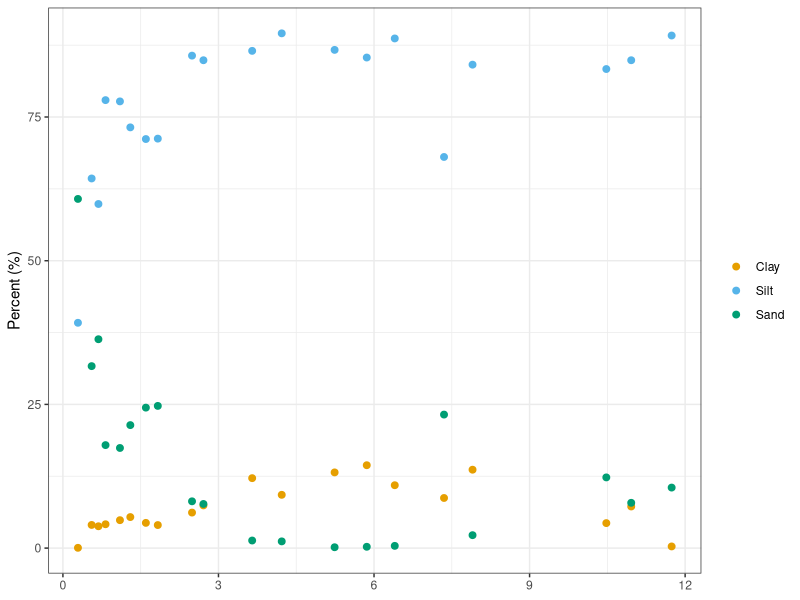
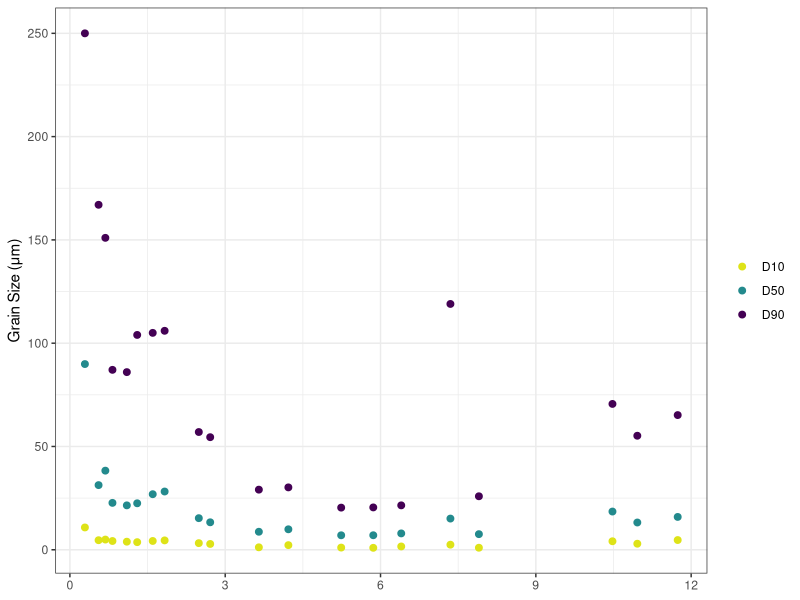
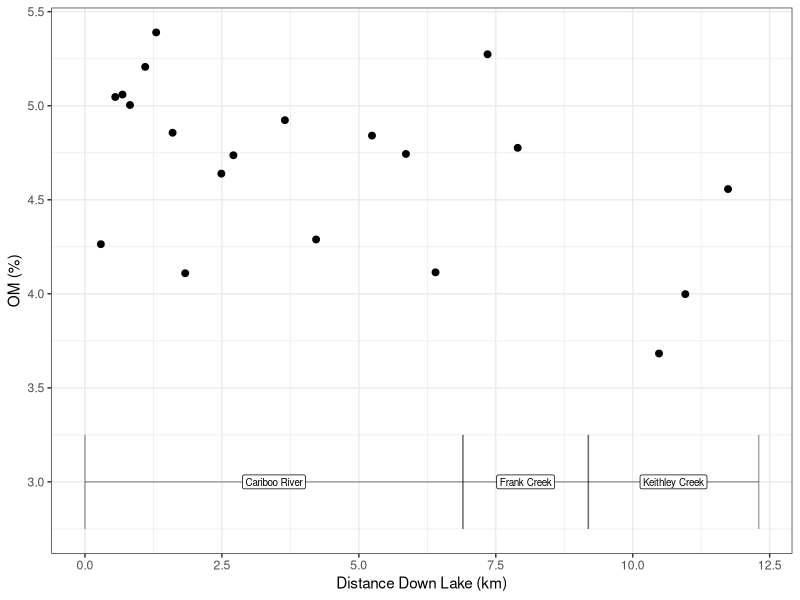
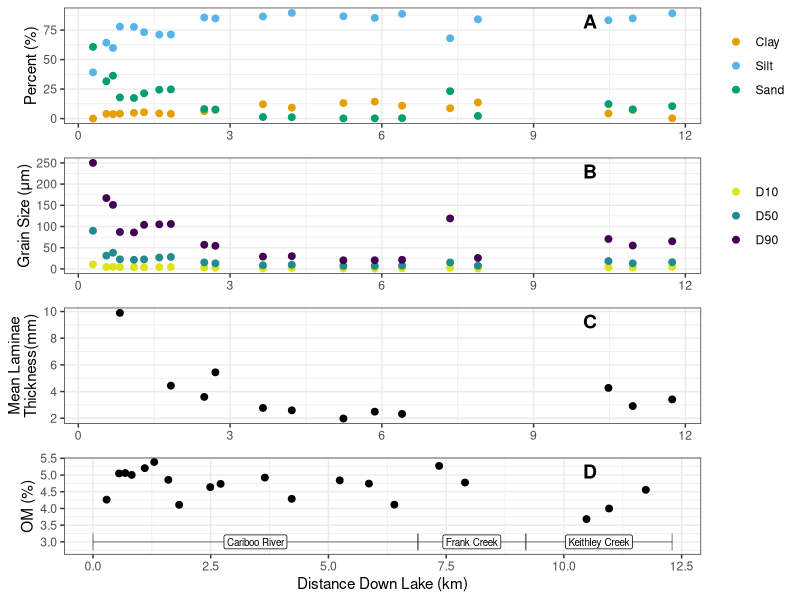

The R script that drew these images, in order: (Note: this script raises an error after producing the figures.)
library(tidyverse)
library(viridis)

options(ggplot2.discrete.colour= c("#000000", "#E69F00", "#56B4E9"))

cbs_pal <-
  c(
    "#000000",
    "#E69F00",
    "#009E73",
    "#F0E442",
    "#CC79A7",
    "#56B4E9"
  )

# Data ####
gs <- readxl::read_xlsx('data/Sediment/Grain Size/CB17_GrainSize_Ekmans.xlsx', sheet = 2) |> 
  select(ID = `Core Number`,
         dist = `Distance Frm Delta (km)`,
         depth = Depth,
         basin = `sub-basin`,
         D10 = `Dx (10)`,
         D50 = `Dx (50)`,
         D90 = `Dx (90)`,
         Clay = `Clay  (0.01 - 2) μm`,
         Silt = `Silt  (2 - 63) μm`,
         Sand = `Sand  (63 - 2000) μm`
         ) 

ek_meta <- gs |> select(ID:basin) |> distinct()
  
varve <- read_csv('data/ekman/EK_varveCounting_orig_long_analysis.csv') |> 
  select(
    ID = core_num,
    thickness = layer_thickness_mm
  ) |> 
  group_by(ID) |> 
  summarise(Lam_Thickness = mean(thickness, na.rm = T)) |> 
  mutate(ID = as.numeric(gsub(".*?([0-9]+).*" , "\\1", ID))) |> 
  left_join(ek_meta, by = 'ID') 

# E13 age estimate and accumulation rate
e13 <- read_csv('data/ekman/EK_varveCounting_orig_long_analysis.csv') |> 
  filter(core_num == 'EK13') |> 
  mutate(cumul_depth_new = cumsum(layer_thickness_mm),
         yr_bp_new = row_number())

counting_error <- 0.1

mean_varve_thick <- mean(e13$layer_thickness_mm)
basaldepth <- max(e13$cumul_depth_new)
age_med <- max(e13$yr_bp_new)
age_hi <- age_med + (age_med * counting_error)
age_lo <- age_med - (age_med * counting_error)

sed_rate_hi <- basaldepth/age_hi
sed_rate_med <- basaldepth/age_med
sed_rate_lo <- basaldepth/age_lo

sed_rate_err <- (sed_rate_hi-sed_rate_lo)/2

# so same as just taking 10% of the avg acc rate

loi <- readxl::read_xlsx('data/Sediment/LOI/LOI_Cariboo_EkmanBulkSamples.xlsx', sheet = 5, skip = 1) |> 
  select(
    ID = `Core #`,
    # dist = `Distance Frm Delta (km)`,
    # depth = Depth,
    # loi_initial = `Initial Results`,
    LOI = `LOI (%) Second Round`,
    loi_notes = Notes
  ) |> 
  filter(is.na(ID) == F) |> 
  mutate(ID = as.numeric(gsub(".*?([0-9]+).*" , "\\1", ID))) |> 
  left_join(ek_meta, by = 'ID') 

# Plot ####
delta_shapes <- c(20, 15, 17)

gs_plot_grains <- 
  gs |> 
  pivot_longer(Clay:Sand, 
               names_to = 'grain_size_stat', 
               values_to = 'gs_value') |> 
  ggplot(aes(x = dist, 
             y = gs_value, 
             color = factor(grain_size_stat, levels = c("Clay", 
                                                                "Silt", 
                                                                "Sand")))) +
  geom_point(size = 2) +
  ylab('Percent (%)') +
  theme_bw() +
  theme(axis.title.x = element_blank(), legend.title = element_blank())+
  scale_colour_manual(values = c("#E69F00", "#56B4E9", "#009E73"))

gs_plot_grains
  
gs_plot_dist <- 
    gs |> 
    pivot_longer(D10:D90, 
                 names_to = 'grain_size_stat', 
                 values_to = 'gs_value') |> 
  ggplot(aes(x = dist, y = gs_value, color = grain_size_stat)) +
    geom_point(size = 2) +
    ylab('Grain Size (μm)') +
    theme_bw() +
    theme(axis.title.x = element_blank(), legend.title = element_blank()) +
  scale_color_viridis_d(end = .95, direction = -1)

gs_plot_dist

varve_plot <- ggplot(varve, aes(x = dist, y = Lam_Thickness)) +
  geom_point(size = 2) +
  xlim(c(0.290,NA)) +
  ylab('Mean Laminae\nThickness(mm)') +
  theme_bw() +
  theme(axis.title.x = element_blank())

basin_label_df <- data.frame(
  basin = c("Cariboo River", "Frank Creek", "Keithley Creek"),
  start = c(0, 6.9, 9.19),
  end = c(6.9, 9.19, 12.3)
) |> 
  mutate(mid_point = (start+end)/2)

# basin_label_df <- loi |> 
#   group_by(basin) |> 
#   summarise(start = min(dist),
#             end = max(dist),
#             mid_point = (start+end)/2)

loi_plot <- ggplot() +
  geom_errorbarh(data = basin_label_df, aes(xmin = start, xmax = end, y = 3), height = 0.5, alpha = 0.35)+
  geom_label(data = basin_label_df, aes(x = mid_point, y = 3, label = basin), hjust = 0.5, fill = "white", color = "black", size = 2.5) +
  geom_point(data = loi, aes(x = dist, y = LOI), size = 2) +
  ylab('OM (%)') +
  xlab('Distance Down Lake (km)')+
  theme_bw()

loi_plot
p <- list(gs_plot_grains, gs_plot_dist, varve_plot, loi_plot)


cp <- cowplot::plot_grid(plotlist = p, nrow=length(p), 
                         # labels = LETTERS[seq( from = 1, to = length(p) )], 
                         labels = "AUTO",
                         label_y = 0.95,
                         label_x = .72,
                         align = 'v',
                         axis = 'tblr')

cp

cowplot::save_plot('journal-submission/markdown/figs/ekman_seds.jpg', plot = cp, base_width = 8.5, base_height = 6)
